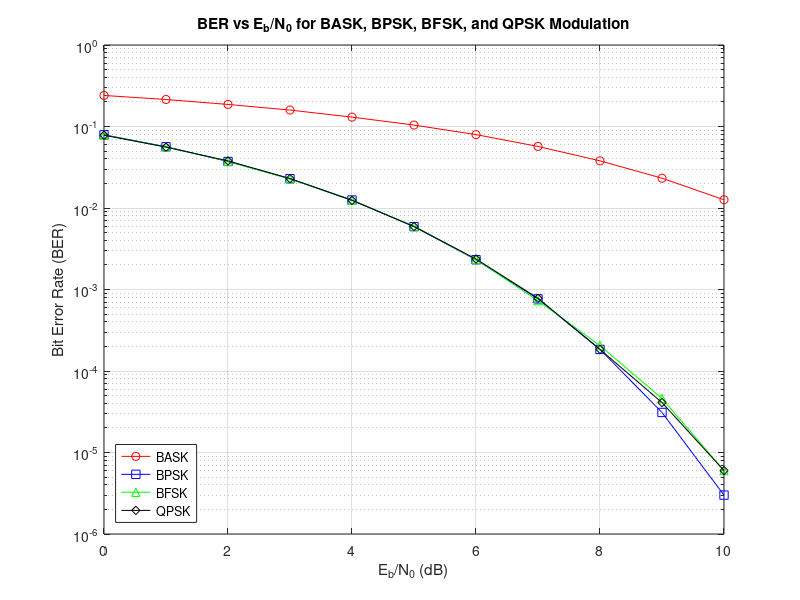

Write MATLAB code to recreate this figure.
% Parameters
N = 10^6; % Number of bits to transmit
Eb_N0_dB = 0:10; % Range of Eb/N0 values in dB

% Generate random binary data
data = randi([0 1], N, 1); 

% Initialize BER storage for all modulation types
BER_BASK = zeros(length(Eb_N0_dB),1);
BER_BPSK = zeros(length(Eb_N0_dB),1);
BER_BFSK = zeros(length(Eb_N0_dB),1);
BER_QPSK = zeros(length(Eb_N0_dB),1);

for i = 1:length(Eb_N0_dB)
    % Convert Eb/N0 from dB to linear scale
    Eb_N0 = 10^(Eb_N0_dB(i)/10); 
    noise_std_dev = 1/sqrt(2*Eb_N0); 
    
    %% BASK Modulation and Demodulation
    tx_BASK = data; % BASK: 0 -> 0, 1 -> 1
    noise_BASK = noise_std_dev * randn(N, 1);
    rx_BASK = tx_BASK + noise_BASK; 
    demod_BASK = rx_BASK >= 0.5; % Decision threshold = 0.5
    BER_BASK(i) = sum(data ~= demod_BASK) / N;
    
    %% BPSK Modulation and Demodulation
    tx_BPSK = 2*data - 1; % BPSK: 0 -> -1, 1 -> +1
    noise_BPSK = noise_std_dev * randn(N, 1);
    rx_BPSK = tx_BPSK + noise_BPSK; 
    demod_BPSK = rx_BPSK >= 0; % Decision threshold = 0
    BER_BPSK(i) = sum(data ~= demod_BPSK) / N;
    
    %% BFSK Modulation and Demodulation
    tx_BFSK = 2*data - 1; % BFSK: 0 -> -1, 1 -> +1 (frequency representation simplified)
    noise_BFSK = noise_std_dev * randn(N, 1);
    rx_BFSK = tx_BFSK + noise_BFSK;
    demod_BFSK = rx_BFSK >= 0; % Decision threshold = 0
    BER_BFSK(i) = sum(data ~= demod_BFSK) / N;
    
    %% QPSK Modulation and Demodulation
    data_QPSK = reshape(data, [], 2); % Reshape to pairs of bits
    tx_QPSK = 1/sqrt(2) * (2*data_QPSK(:,1) - 1 + 1i * (2*data_QPSK(:,2) - 1)); % QPSK Modulation
    noise_QPSK = (noise_std_dev/sqrt(2)) * (randn(length(tx_QPSK),1) + 1i*randn(length(tx_QPSK),1));
    rx_QPSK = tx_QPSK + noise_QPSK;
    demod_QPSK_real = real(rx_QPSK) >= 0; % Decision for real part
    demod_QPSK_imag = imag(rx_QPSK) >= 0; % Decision for imaginary part
    demod_QPSK = [demod_QPSK_real demod_QPSK_imag];
    demod_QPSK = demod_QPSK(:); % Reshape to original bit vector
    BER_QPSK(i) = sum(data ~= demod_QPSK) / N;
end

% Plot BER vs Eb/N0 for each modulation scheme
figure;
semilogy(Eb_N0_dB, BER_BASK, 'r-o', 'DisplayName', 'BASK');
hold on;
semilogy(Eb_N0_dB, BER_BPSK, 'b-s', 'DisplayName', 'BPSK');
semilogy(Eb_N0_dB, BER_BFSK, 'g-^', 'DisplayName', 'BFSK');
semilogy(Eb_N0_dB, BER_QPSK, 'k-d', 'DisplayName', 'QPSK');
xlabel('E_b/N_0 (dB)');
ylabel('Bit Error Rate (BER)');
title('BER vs E_b/N_0 for BASK, BPSK, BFSK, and QPSK Modulation');
legend('Location', 'southwest');
grid on;
hold off;
